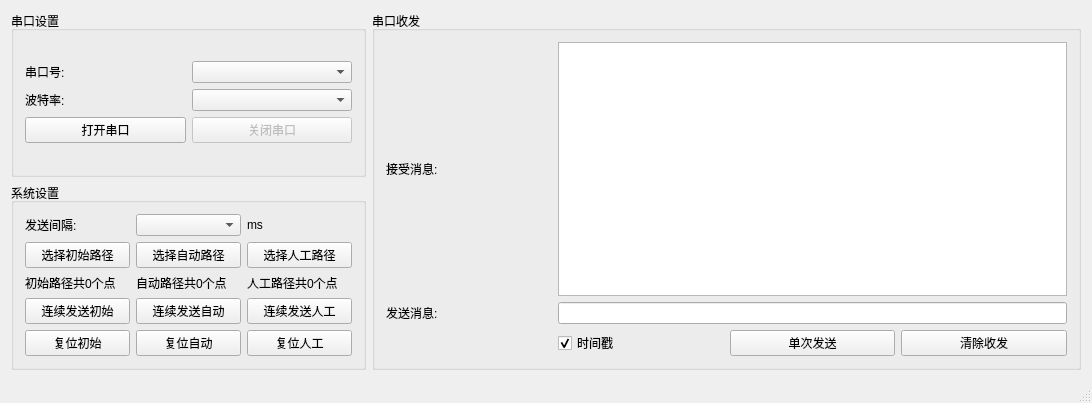
<?xml version="1.0" encoding="UTF-8"?>
<ui version="4.0">
 <class>MainWindow</class>
 <widget class="QMainWindow" name="MainWindow">
  <property name="geometry">
   <rect>
    <x>0</x>
    <y>0</y>
    <width>1092</width>
    <height>403</height>
   </rect>
  </property>
  <property name="windowTitle">
   <string>Simple复现上位机</string>
  </property>
  <property name="windowIcon">
   <iconset resource="res.qrc">
    <normaloff>:/image/seu.png</normaloff>:/image/seu.png</iconset>
  </property>
  <widget class="QWidget" name="centralWidget">
   <layout class="QGridLayout" name="gridLayout_2">
    <item row="0" column="0">
     <layout class="QGridLayout" name="mainLayout">
      <item row="0" column="0">
       <widget class="QGroupBox" name="serialSettingsGroupBox">
        <property name="title">
         <string>串口设置</string>
        </property>
        <layout class="QGridLayout" name="gridLayout_3">
         <item row="0" column="0">
          <layout class="QGridLayout" name="serialSettingsLayout">
           <item row="0" column="1">
            <widget class="QComboBox" name="portNameComboBox"/>
           </item>
           <item row="0" column="0">
            <widget class="QLabel" name="portNameLabel">
             <property name="text">
              <string>串口号:</string>
             </property>
            </widget>
           </item>
           <item row="1" column="1">
            <widget class="QComboBox" name="bandRateComboBox"/>
           </item>
           <item row="1" column="0">
            <widget class="QLabel" name="bandRateLabel">
             <property name="text">
              <string>波特率:</string>
             </property>
            </widget>
           </item>
           <item row="2" column="0">
            <widget class="QPushButton" name="connectSerialButton">
             <property name="text">
              <string>打开串口</string>
             </property>
             <property name="icon">
              <iconset resource="res.qrc">
               <normaloff>:/image/connect.png</normaloff>:/image/connect.png</iconset>
             </property>
            </widget>
           </item>
           <item row="2" column="1">
            <widget class="QPushButton" name="disconnectSerialButton">
             <property name="enabled">
              <bool>false</bool>
             </property>
             <property name="text">
              <string>关闭串口</string>
             </property>
             <property name="icon">
              <iconset resource="res.qrc">
               <normaloff>:/image/disconnect.png</normaloff>:/image/disconnect.png</iconset>
             </property>
            </widget>
           </item>
          </layout>
         </item>
        </layout>
       </widget>
      </item>
      <item row="1" column="0">
       <widget class="QGroupBox" name="sysSettingsGroupBox">
        <property name="title">
         <string>系统设置</string>
        </property>
        <layout class="QGridLayout" name="gridLayout_5">
         <item row="0" column="0">
          <layout class="QGridLayout" name="sysSettingsLayout">
           <item row="3" column="2">
            <widget class="QPushButton" name="continuousTxManualButton">
             <property name="text">
              <string>连续发送人工</string>
             </property>
             <property name="checkable">
              <bool>true</bool>
             </property>
            </widget>
           </item>
           <item row="1" column="0">
            <widget class="QPushButton" name="chooseInitPathButton">
             <property name="text">
              <string>选择初始路径</string>
             </property>
            </widget>
           </item>
           <item row="0" column="1">
            <widget class="QComboBox" name="intervalTimeComboBox"/>
           </item>
           <item row="0" column="0">
            <widget class="QLabel" name="intervalTimeLabel">
             <property name="text">
              <string>发送间隔:</string>
             </property>
            </widget>
           </item>
           <item row="0" column="2">
            <widget class="QLabel" name="msLabel">
             <property name="text">
              <string>ms</string>
             </property>
            </widget>
           </item>
           <item row="5" column="0">
            <widget class="QPushButton" name="resetInitButton">
             <property name="text">
              <string>复位初始</string>
             </property>
            </widget>
           </item>
           <item row="2" column="0">
            <widget class="QLabel" name="initNumLabel">
             <property name="text">
              <string>初始路径共0个点</string>
             </property>
            </widget>
           </item>
           <item row="3" column="0">
            <widget class="QPushButton" name="continuousTxInitButton">
             <property name="text">
              <string>连续发送初始</string>
             </property>
             <property name="checkable">
              <bool>true</bool>
             </property>
            </widget>
           </item>
           <item row="1" column="1">
            <widget class="QPushButton" name="chooseAutorunPathButton">
             <property name="text">
              <string>选择自动路径</string>
             </property>
            </widget>
           </item>
           <item row="1" column="2">
            <widget class="QPushButton" name="choosManualPathButton">
             <property name="text">
              <string>选择人工路径</string>
             </property>
            </widget>
           </item>
           <item row="2" column="1">
            <widget class="QLabel" name="autorunNumLabel">
             <property name="text">
              <string>自动路径共0个点</string>
             </property>
            </widget>
           </item>
           <item row="2" column="2">
            <widget class="QLabel" name="manualNumLabel">
             <property name="text">
              <string>人工路径共0个点</string>
             </property>
            </widget>
           </item>
           <item row="3" column="1">
            <widget class="QPushButton" name="continuousTxAutorunButton">
             <property name="text">
              <string>连续发送自动</string>
             </property>
             <property name="checkable">
              <bool>true</bool>
             </property>
            </widget>
           </item>
           <item row="5" column="1">
            <widget class="QPushButton" name="resetAutorunButton">
             <property name="text">
              <string>复位自动</string>
             </property>
            </widget>
           </item>
           <item row="5" column="2">
            <widget class="QPushButton" name="resetManualButton">
             <property name="text">
              <string>复位人工</string>
             </property>
            </widget>
           </item>
          </layout>
         </item>
        </layout>
       </widget>
      </item>
      <item row="0" column="1" rowspan="2" colspan="2">
       <widget class="QGroupBox" name="serialRxTxGroupBox">
        <property name="title">
         <string>串口收发</string>
        </property>
        <layout class="QGridLayout" name="gridLayout">
         <item row="0" column="0">
          <layout class="QGridLayout" name="serialRxTxLayout">
           <item row="2" column="0">
            <widget class="QLabel" name="txLabel">
             <property name="maximumSize">
              <size>
               <width>16777215</width>
               <height>25</height>
              </size>
             </property>
             <property name="text">
              <string>发送消息:</string>
             </property>
            </widget>
           </item>
           <item row="4" column="3">
            <widget class="QPushButton" name="clearRxTxButton">
             <property name="text">
              <string>清除收发</string>
             </property>
            </widget>
           </item>
           <item row="4" column="2">
            <widget class="QPushButton" name="singleTxButton">
             <property name="maximumSize">
              <size>
               <width>16777215</width>
               <height>16777215</height>
              </size>
             </property>
             <property name="text">
              <string>单次发送</string>
             </property>
            </widget>
           </item>
           <item row="0" column="0" rowspan="2">
            <widget class="QLabel" name="rxLabel">
             <property name="text">
              <string>接受消息:</string>
             </property>
            </widget>
           </item>
           <item row="4" column="1">
            <widget class="QCheckBox" name="isShowTimeCheckBox">
             <property name="text">
              <string>时间戳</string>
             </property>
             <property name="checked">
              <bool>true</bool>
             </property>
            </widget>
           </item>
           <item row="0" column="1" rowspan="2" colspan="3">
            <widget class="QTextEdit" name="rxTextEdit">
             <property name="readOnly">
              <bool>true</bool>
             </property>
            </widget>
           </item>
           <item row="2" column="1" colspan="3">
            <widget class="QLineEdit" name="txLineEdit"/>
           </item>
          </layout>
         </item>
        </layout>
       </widget>
      </item>
     </layout>
    </item>
   </layout>
  </widget>
  <widget class="QStatusBar" name="statusBar"/>
 </widget>
 <layoutdefault spacing="6" margin="11"/>
 <resources>
  <include location="res.qrc"/>
 </resources>
 <connections/>
</ui>
